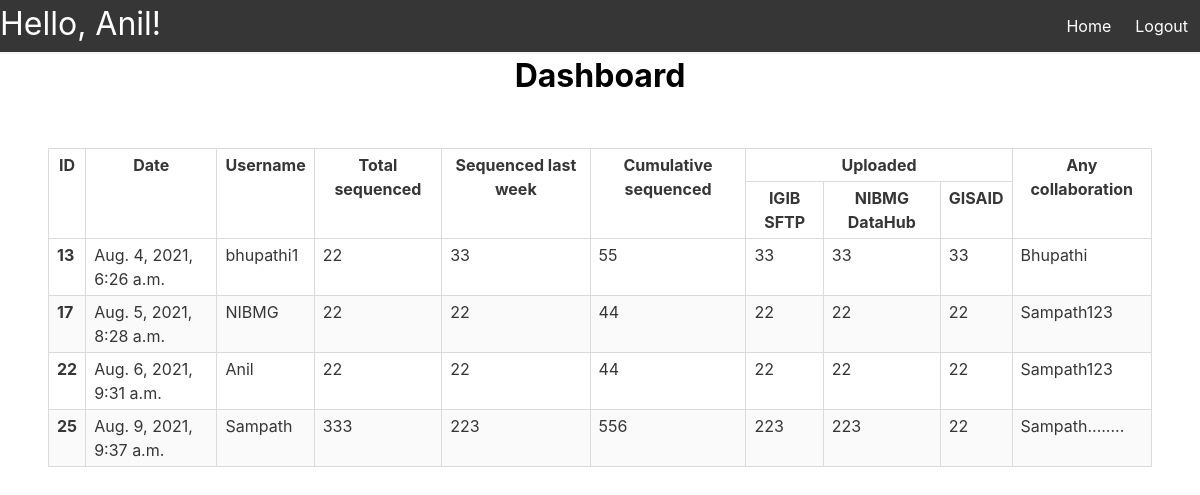
The app's page / (signed in) with its own data.
### users/models.py (models this page shows, shortened)
class Account(AbstractBaseUser):
    email               = models.EmailField(verbose_name="email", max_length=60, unique=True)
    username            = models.CharField(max_length=30,unique=True)
    date_joined         = models.DateTimeField(verbose_name ="date joined", auto_now_add=True)
    last_login          = models.DateTimeField(verbose_name ="last login",auto_now=True)
    is_admin            = models.BooleanField(default=False)
    is_active           = models.BooleanField(default=True)
    is_staff            = models.BooleanField(default=False)
    is_superuser        = models.BooleanField(default=False)
    hide_email          = models.BooleanField(default=True)
    is_prouser          = models.BooleanField(default=False)
    objects = MyAccountManager()
    USERNAME_FIELD = 'email'
    REQUIRED_FIELDS = ['username']
    def __str__(self):
        return self.username

class InputData(models.Model):
    data_entry                      = models.DateTimeField(verbose_name ="date joined", auto_now_add=True)
    username                        = models.ForeignKey(Account,verbose_name="username",on_delete=models.CASCADE)
    Total_sequenced                 = models.IntegerField()
    Sequenced_last_week             = models.IntegerField()
    Cumulative_sequenced            = models.IntegerField()
    Uploaded_IGIB_SFTP              = models.IntegerField()
    Uploaded_NIBMG_DataHub          = models.IntegerField()
    Uploaded_GISAID                 = models.IntegerField()
    Any_collaboration               = models.TextField(max_length=200)

### users/views.py (the view)
# urls.py: path('',views.hello, name='hello'),
def hello(request):
    data = InputData.objects.filter(data_entry__in=InputData.objects.values('username').annotate(Max('data_entry')).values_list('data_entry__max'))
    return render(request, 'index.html',{'data' : data})

### templates/index.html (shortened to what this page needs)
{% load static %}
<!DOCTYPE html>
<html lang="en">
<head>
    <link rel="stylesheet" href="https://cdn.jsdelivr.net/npm/bulma@0.9.3/css/bulma.min.css" >
    <link href="{% static 'styles.css'%}" rel="stylesheet" type="text/css" media="all" />
</head>
<body>
        <nav class="navbar has-shadow is-dark">
          {% if user.is_authenticated %}
          <div class="navbar-menu" id="nav-links">
            <h2 class="is-size-3">Hello, {{user.username}}!</h2>
            <div class="navbar-end">
              <a class="navbar-item" href="Home">Home</a>
              <a class="navbar-item" href="logout">Logout</a>
            </div>
          </div>
          {% endif %}
        </nav>
        <h1 class="is-size-3">Dashboard</h1>
    <section class="hero">
        <div class="hero-body">
            <div class="table-container">
                <table class="table is-bordered is-striped is-narrow is-hoverable is-fullwidth">
                  <thead id="head">
                    <tr>
                      <th rowspan="2">ID</th>
                      <th rowspan="2">Date</th>
                      <th rowspan="2">Username</th>
                      <th rowspan="2">Total sequenced</th>
                      <th rowspan="2">Sequenced last week</th>
                      <th rowspan="2">Cumulative sequenced</th>
                      <th colspan="3">Uploaded</th>
                      <th rowspan="2">Any collaboration</th>
                  </tr>
                  <tr>
                      <th>IGIB SFTP</th>
                      <th>NIBMG DataHub</th>
                      <th>GISAID</th>
                  </tr>
                </thead>
                <tbody>
                    {% for data in data %}
                    <tr>
                        <th scope="row">{{data.id}}</th>
                        <td>{{data.data_entry}}</td>
                        <td>{{data.username}}</td>
                        <td>{{data.Total_sequenced}}</td>
                        <td>{{data.Sequenced_last_week}}</td>
                        <td>{{data.Cumulative_sequenced}}</td>
                        <td>{{data.Uploaded_IGIB_SFTP}}</td>
                        <td>{{data.Uploaded_NIBMG_DataHub}}</td>
                        <td>{{data.Uploaded_GISAID}}</td>
                        <td>{{data.Any_collaboration}}</td>
                    </tr>
                    {% endfor %}
                </tbody>
                </table>
              </div>
    </div></section>
</body>
</html>

### static/styles.css (style rules this page uses)
h1 { text-align: center; font-weight: bolder; color: black; }
#head { text-align: center; }

### records on screen
Account: username "Anil"
InputData: id "13", data_entry "Aug. 4, 2021, 6:26 a.m.", username "bhupathi1", Total_sequenced "22", Sequenced_last_week "33", Cumulative_sequenced "55", Uploaded_IGIB_SFTP "33", Uploaded_NIBMG_DataHub "33", Uploaded_GISAID "33", Any_collaboration "Bhupathi"
InputData: id "17", data_entry "Aug. 5, 2021, 8:28 a.m.", username "NIBMG", Total_sequenced "22", Sequenced_last_week "22", Cumulative_sequenced "44", Uploaded_IGIB_SFTP "22", Uploaded_NIBMG_DataHub "22", Uploaded_GISAID "22", Any_collaboration "Sampath123"
InputData: id "22", data_entry "Aug. 6, 2021, 9:31 a.m.", username "Anil", Total_sequenced "22", Sequenced_last_week "22", Cumulative_sequenced "44", Uploaded_IGIB_SFTP "22", Uploaded_NIBMG_DataHub "22", Uploaded_GISAID "22", Any_collaboration "Sampath123"
InputData: id "25", data_entry "Aug. 9, 2021, 9:37 a.m.", username "Sampath", Total_sequenced "333", Sequenced_last_week "223", Cumulative_sequenced "556", Uploaded_IGIB_SFTP "223", Uploaded_NIBMG_DataHub "223", Uploaded_GISAID "22", Any_collaboration "Sampath........"
